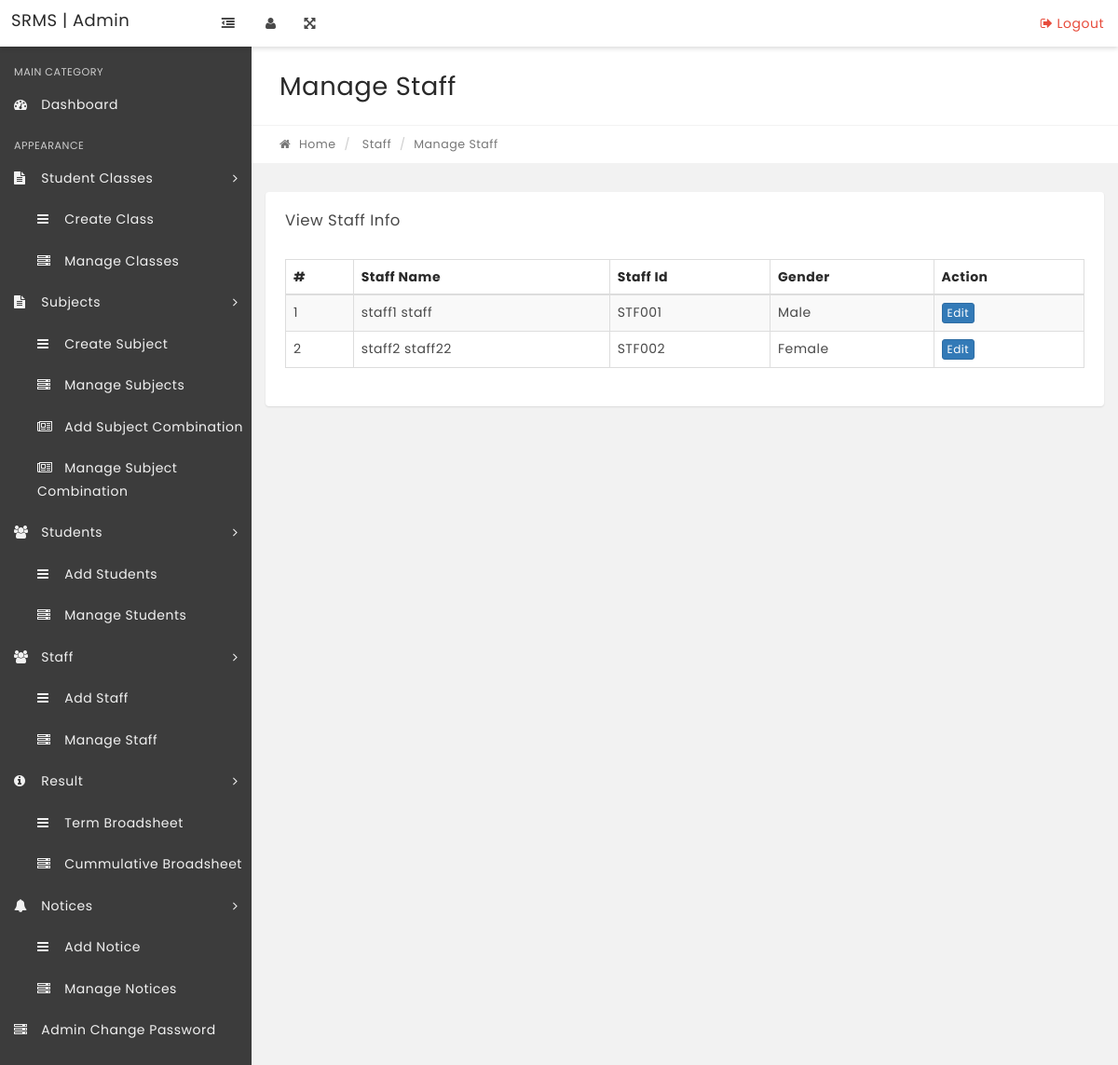
Screenshot of /RMP-admin/manage-staff.php with the database file from the repository.
### tables this page shows
CREATE TABLE `staff` (
  `staffid` varchar(20) NOT NULL,
  `fname` varchar(50) NOT NULL,
  `midname` varchar(50) DEFAULT NULL,
  `lname` varchar(50) NOT NULL,
  `address` varchar(255) DEFAULT NULL,
  `gender` enum('Male','Female') NOT NULL,
  `phone` varchar(20) DEFAULT NULL,
  `state` varchar(50) DEFAULT NULL,
  `lga` varchar(50) DEFAULT NULL,
  `country` varchar(50) DEFAULT NULL,
  `jobtitle` varchar(50) DEFAULT NULL,
  `email` varchar(50) NOT NULL,
  `qualifications` varchar(100) DEFAULT NULL,
  `schoolattended` varchar(100) DEFAULT NULL,
  `password` varchar(255) NOT NULL
);

### RMP-admin/manage-staff.php (the view, shortened to what this page needs)
<?php
include('includes/config.php');
if(strlen($_SESSION['alogin']) == "") {
    header("Location: index.php");
} else {
?>
<!DOCTYPE html>
<html lang="en">
<head>
    <link rel="stylesheet" href="css/bootstrap.min.css" media="screen">
    <link rel="stylesheet" href="css/font-awesome.min.css" media="screen">
    <link rel="stylesheet" href="css/animate-css/animate.min.css" media="screen">
    <link rel="stylesheet" href="css/lobipanel/lobipanel.min.css" media="screen">
    <link rel="stylesheet" href="css/prism/prism.css" media="screen">
    <link rel="stylesheet" type="text/css" href="js/DataTables/datatables.min.css"/>
    <link rel="stylesheet" href="css/main.css" media="screen">
</head>
<body class="top-navbar-fixed">
    <div class="main-wrapper">
        <?php include('includes/topbar.php');?>
        <div class="content-wrapper">
            <div class="content-container">
                <?php include('includes/leftbar.php');?>
                <div class="main-page">
                    <div class="container-fluid">
                        <div class="row page-title-div">
                            <div class="col-md-6">
                                <h2 class="title">Manage Staff</h2>
                            </div>
                        </div>
                        <div class="row breadcrumb-div">
                            <div class="col-md-6">
                                <ul class="breadcrumb">
                                    <li><a href="dashboard.php"><i class="fa fa-home"></i> Home</a></li>
                                    <li> Staff</li>
                                    <li class="active">Manage Staff</li>
                                </ul>
                            </div>
                        </div>
                    </div>
                    <section class="section">
                        <div class="container-fluid">
                            <div class="row">
                                <div class="col-md-12">
                                    <div class="panel">
                                        <div class="panel-heading">
                                            <div class="panel-title">
                                                <h5>View Staff Info</h5>
                                            </div>
                                        </div>
                                        <div class="panel-body p-20">
                                            <table id="example" class="display table table-striped table-bordered" cellspacing="0" width="100%">
                                                <thead>
                                                    <tr>
                                                        <th>#</th>
                                                        <th>Staff Name</th>
                                                        <th>Staff Id</th>
                                                        <th>Gender</th>
                                                        <th>Action</th>
                                                    </tr>
                                                </thead>
                                                <tbody>
                                                <?php
                                                $sql = "SELECT staff.fname, staff.lname, staff.email, staff.staffid, staff.gender FROM staff";
                                                $query = $dbh->prepare($sql);
                                                $query->execute();
                                                $results = $query->fetchAll(PDO::FETCH_OBJ);
                                                $cnt = 1;
                                                if($query->rowCount() > 0)
                                                {
                                                    foreach($results as $result)
                                                    {
                                                        ?>
                                                    <tr>
                                                        <td><?php echo htmlentities($cnt);?></td>
                                                        <td><?php echo htmlentities($result->fname . " " . $result->lname);?></td>
                                                        <td><?php echo htmlentities($result->staffid);?></td>
                                                        <td><?php echo htmlentities($result->gender);?></td>
                                                        <td>
                                                            <a href="edit-staff.php?staffid=<?php echo htmlentities($result->staffid);?>" class="btn btn-primary btn-xs" target="_blank">Edit </a>
                                                        </td>
                                                    </tr>
                                                    <?php $cnt = $cnt + 1; }
                                                } ?>
                                                </tbody>
                                            </table>
                                        </div>
                                    </div>
                                </div>
                            </div>
                        </div>
                    </section>
                </div>
            </div>
        </div>
    </div>
</body>
</html>
<?php } ?>

### rows the page displays
staff: fname+lname "staff1 staff", staffid "STF001", gender "Male"
staff: fname+lname "staff2 staff22", staffid "STF002", gender "Female"
